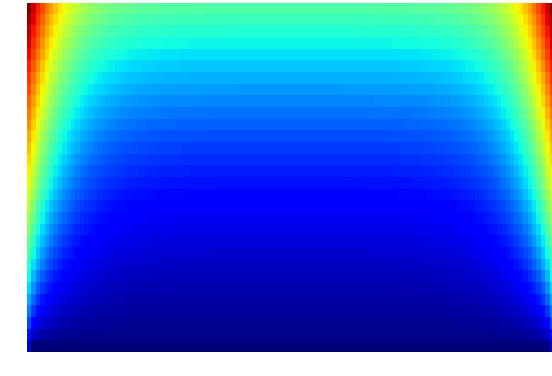
#> input picture imagens/temperatura.jpg, 552 x 376 px
$ python bind.py   (Python 2 division)
#> lines starting #> are read from the running program, lines starting #| are printed output that depends on the picture
# -*- coding: latin-1 -*-
import numpy as np
import cv2
from matplotlib import pyplot as plt

perfil = cv2.imread('temperatura.jpg')
#> perfil is the input picture: shape (376, 552, 3); mean B, G, R 210.7, 115.1, 50.5
forno = cv2.imread('forno-pre.jpg')
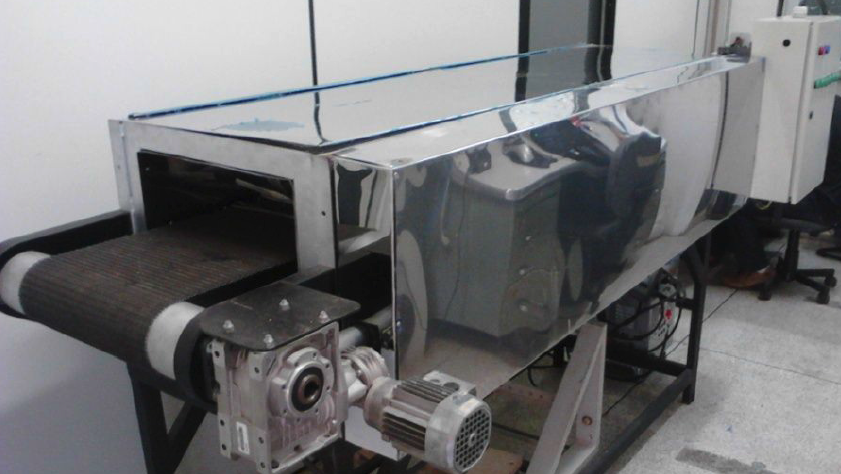
#> input picture imagens/forno-pre.jpg, 841 x 474 px
#> forno is the input picture: shape (474, 841, 3); mean B, G, R 118.1, 116.3, 116.1

col_perfil, lin_perfil, _ = perfil.shape
#> col_perfil = 376; lin_perfil = 552
col_forno, lin_forno, _ = forno.shape
#> col_forno = 474; lin_forno = 841
print 'perfil antes:', lin_perfil, col_perfil, 'forno:', lin_forno, col_forno
#| perfil antes: 552 376 forno: 841 474

perfil = perfil[7:-25,27:]
#> perfil: shape (344, 525, 3)

b,g,r = cv2.split(perfil)       # get b,g,r
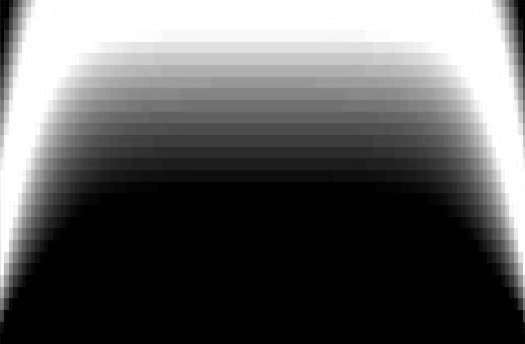
#> g: shape (344, 525); min 0, max 255, mean 95.3
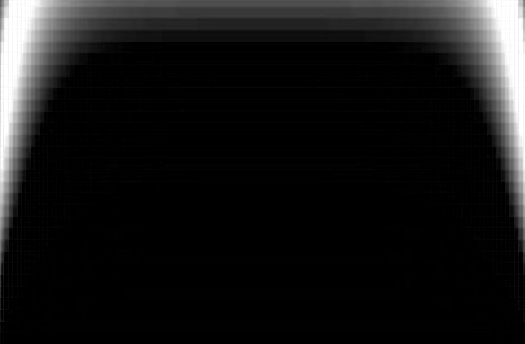
#> r: shape (344, 525); min 0, max 255, mean 22.4
perfil = cv2.merge([r,g,b])     # switch it to rgb

perfil = cv2.resize(perfil,(lin_forno, col_forno))
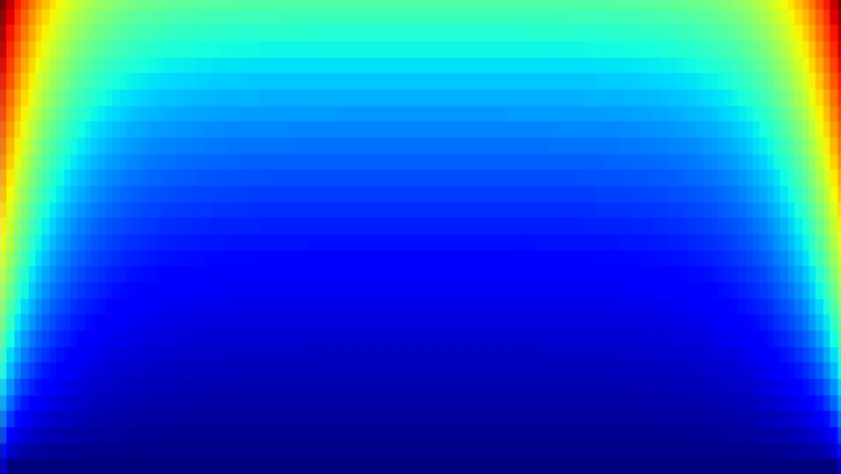
#> perfil: shape (474, 841, 3); mean R, G, B 22.3, 95.3, 206
col_perfil, lin_perfil, _ = perfil.shape
#> col_perfil = 474; lin_perfil = 841
print 'perfil depois:', lin_perfil, col_perfil
#| perfil depois: 841 474

lin = lin_perfil
#> lin = 841
col = col_perfil
#> col = 474

pts1 = np.float32([[0,0],[0,col],[lin,col],[lin,0]])
#> pts1 = [[0, 0], [0, 474], [841, 474], [841, 0]]

p1, p2, p3, p4 = [70,120], [320,200], [780,55], [600,20]
pts2 = np.float32([p1, p2, p3, p4])

M = cv2.getPerspectiveTransform(pts1,pts2)

dst2 = cv2.warpPerspective(perfil,M,(lin,col))
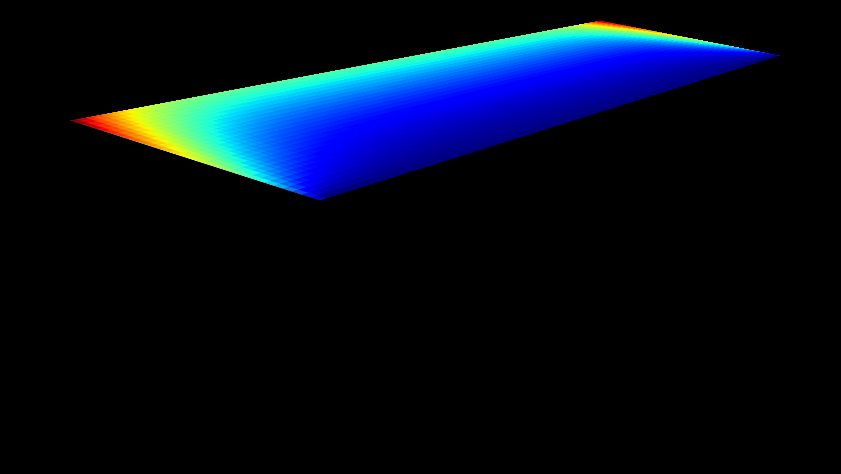
#> dst2: shape (474, 841, 3); mean R, G, B 3.3, 12.6, 27.9
dst = cv2.warpPerspective(perfil,M,(lin,col))

print dst.shape, forno.shape
#| (474, 841, 3) (474, 841, 3)

f = cv2.addWeighted(dst,0.3,forno,0.7,0)
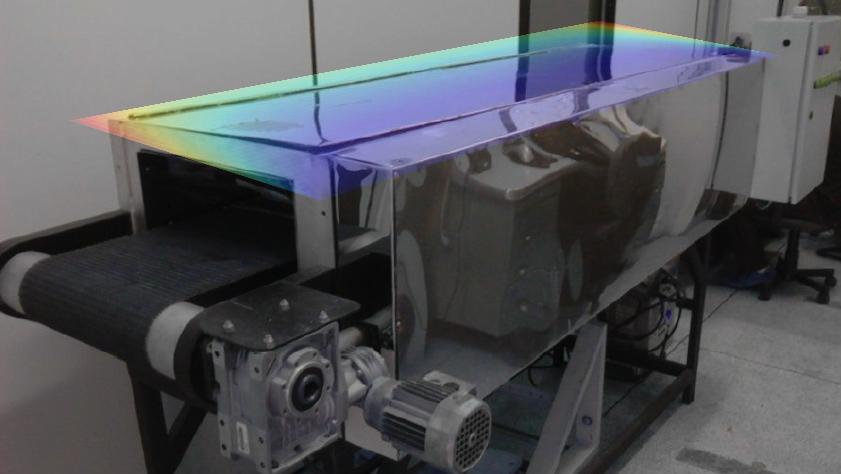
#> f: shape (474, 841, 3); mean R, G, B 83.6, 85.2, 89.6

plt.subplot(221),plt.imshow(perfil),plt.title('Input'), plt.colorbar()
plt.subplot(222),plt.imshow(dst),plt.title('Output')
plt.subplot(223),plt.imshow(f),plt.title('Final')
plt.subplot(224),plt.imshow(dst2),plt.title('rwa-pers')
plt.show()
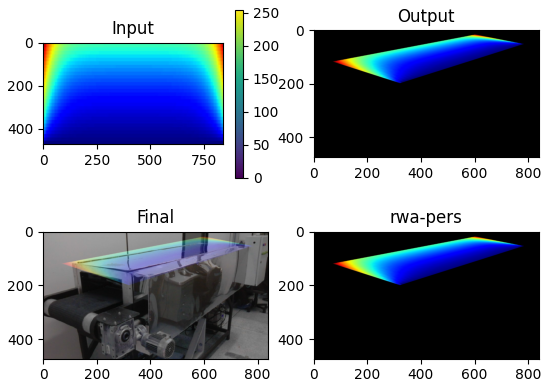
#> figure drawn by matplotlib, 5 panels
plt.show()
